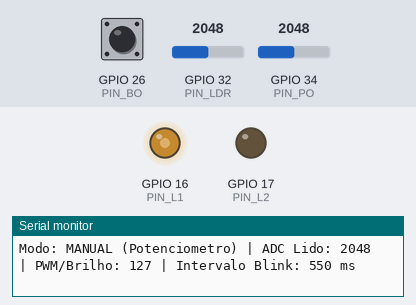
The sketch below on a simulated ESP32. Parts: output pins drawn as LEDs (lit = HIGH), the last lines printed to the serial monitor. Dashed ring = blinking. The test bench sets the inputs (shaded band); at power-on: GPIO 34 (PIN_PO) = 2048, GPIO 26 (PIN_BO) HIGH, GPIO 32 (PIN_LDR) = 2048 (analog values on the 0–4095 scale).

Above: at 1.28 s.
1.3 s: GPIO 34 (PIN_PO) set to 491
At 1.69 s:
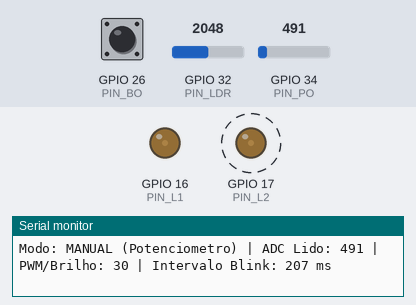
4.3 s: GPIO 34 (PIN_PO) set to 0
At 5.5 s:
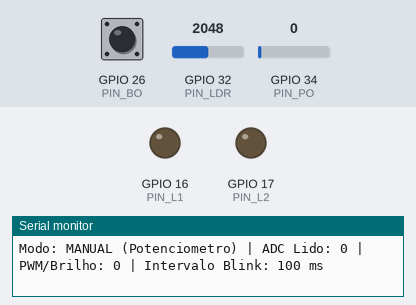
5.8 s: GPIO 34 (PIN_PO) set to 2866
At 7.2 s:
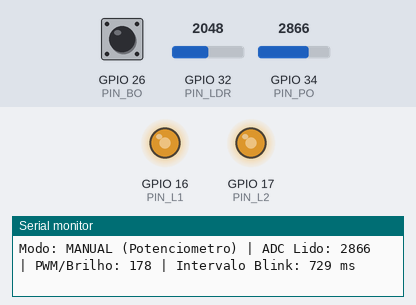
8.8 s: GPIO 34 (PIN_PO) set to 3603
At 11.3 s:
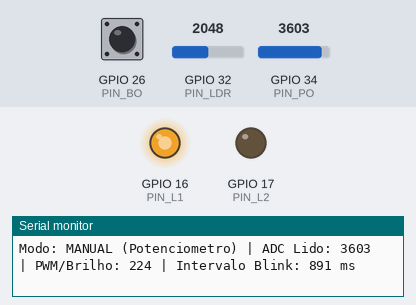
11.8 s: GPIO 26 (PIN_BO) pulled LOW for 0.15 s
At 12.2 s:
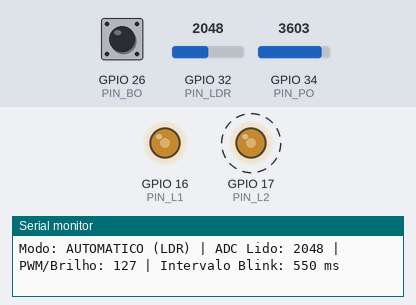
14.8 s: GPIO 26 (PIN_BO) pulled LOW for 1 s
At 16.9 s:
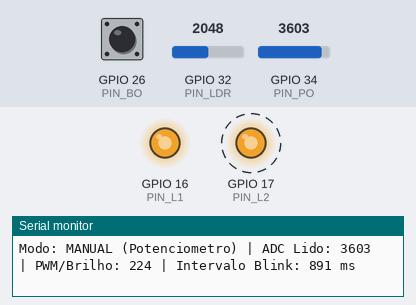
Timing chart, 0 to 18.8 s (numbered marks = the images above; inputs shaded):
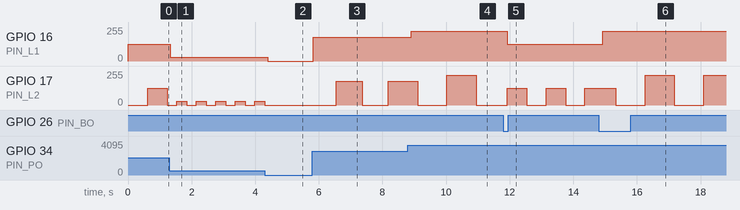

Measured:
- after the input at 1.3 s, GPIO 16 (PIN_L1): 127/255 → 30/255 at once; GPIO 17 (PIN_L2): alternates 30/255 for 0.31 s and 0/255 for 0.31 s, starting after 0.24 s
- after the input at 4.3 s, GPIO 16 (PIN_L1): 30/255 → 0/255 after 0.10 s; GPIO 17 (PIN_L2): stops changing and stays 0/255
- after the input at 5.8 s, GPIO 16 (PIN_L1): 0/255 → 177/255 at once; GPIO 17 (PIN_L2): 0/255 → 177/255 after 0.74 s, → 0/255 0.82 s later, → 177/255 0.82 s later
- after the input at 8.8 s, GPIO 16 (PIN_L1): 177/255 → 223/255 after 0.10 s
- after the input at 11.8 s, GPIO 16 (PIN_L1): 223/255 → 127/255 after 0.12 s; GPIO 17 (PIN_L2): alternates 127/255 for 0.61 s and 0/255 for 0.61 s, starting after 0.12 s
- after the input at 14.8 s, GPIO 16 (PIN_L1): 127/255 → 223/255 after 0.13 s; GPIO 17 (PIN_L2): alternates 223/255 for 0.92 s and 0/255 for 0.92 s, starting after 0.54 s

The sketch:

pratica1.ino
```cpp
#include <Arduino.h>

const int PIN_PO = 34;
const int PIN_LDR = 32;
const int PIN_L1 = 16;
const int PIN_L2 = 17;
const int PIN_BO = 26;

const int freq = 5000;
const int ledChannel1 = 0;
const int ledChannel2 = 1;
const int resolution = 8;
bool mode_po = true;

unsigned long anteriorMillis = 0;
bool estadoLed2 = false;
int ultimoEstadoBotao = HIGH;

void setup() {
  Serial.begin(115200);
  analogReadResolution(12);
  analogSetPinAttenuation(PIN_PO, ADC_11db);
  analogSetPinAttenuation(PIN_LDR, ADC_11db);

  pinMode(PIN_BO, INPUT_PULLUP);

  ledcAttach(PIN_L1, freq, resolution);
  ledcAttach(PIN_L2, freq, resolution);
}

void loop() {
  int estadoBotao = digitalRead(PIN_BO);
  if (estadoBotao == LOW && ultimoEstadoBotao == HIGH) {
    mode_po = !mode_po;
    delay(50);
  }
  ultimoEstadoBotao = estadoBotao;

  int valorADC = 0;

  if (mode_po) {
    valorADC = analogRead(PIN_PO);
  } else {
    valorADC = analogRead(PIN_LDR);
  }

  int valorPWM = map(valorADC, 0, 4095, 0, 255);
  ledcWrite(PIN_L1, valorPWM);

  int tempoIntervalo = map(valorADC, 0, 4095, 100, 1000);

  unsigned long atualMillis = millis();
  if (atualMillis - anteriorMillis >= tempoIntervalo) {
    anteriorMillis = atualMillis;
    estadoLed2 = !estadoLed2;
    ledcWrite(PIN_L2, estadoLed2 ? valorPWM : 0);
  }

  Serial.printf("Modo: %s | ADC Lido: %d | PWM/Brilho: %d | Intervalo Blink: %d ms\n",
                mode_po ? "MANUAL (Potenciometro)" : "AUTOMATICO (LDR)",
                valorADC, valorPWM, tempoIntervalo);

  delay(100);
}
```
